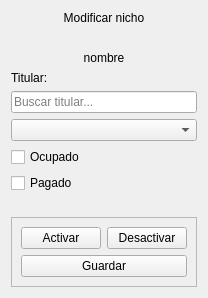
          <widget class="QWidget" name="scrollAreaWidgetContents_7">
           <property name="geometry">
            <rect>
             <x>0</x>
             <y>0</y>
             <width>194</width>
             <height>298</height>
            </rect>
           </property>
           <layout class="QVBoxLayout" name="verticalLayout_4">
            <item>
             <widget class="QLabel" name="label_modify_niche">
              <property name="text">
               <string>Modificar nicho</string>
              </property>
              <property name="alignment">
               <set>Qt::AlignCenter</set>
              </property>
             </widget>
            </item>
            <item>
             <spacer name="horizontal_spacer_modify_niche">
              <property name="orientation">
               <enum>Qt::Horizontal</enum>
              </property>
              <property name="sizeHint" stdset="0">
               <size>
                <width>40</width>
                <height>20</height>
               </size>
              </property>
             </spacer>
            </item>
            <item>
             <widget class="QLabel" name="label_modify_niche_name">
              <property name="text">
               <string>nombre</string>
              </property>
              <property name="alignment">
               <set>Qt::AlignCenter</set>
              </property>
             </widget>
            </item>
            <item>
             <widget class="QLabel" name="label_holder_modify_niche">
              <property name="text">
               <string>Titular:</string>
              </property>
             </widget>
            </item>
            <item>
             <widget class="QLineEdit" name="line_edit_modify_niche_search_holder">
              <property name="placeholderText">
               <string>Buscar titular...</string>
              </property>
             </widget>
            </item>
            <item>
             <widget class="QComboBox" name="combo_box_modify_niche_holder"/>
            </item>
            <item>
             <widget class="QCheckBox" name="check_box_modify_niche_is_busy">
              <property name="text">
               <string>Ocupado</string>
              </property>
             </widget>
            </item>
            <item>
             <widget class="QCheckBox" name="check_box_modify_niche_paid_off">
              <property name="text">
               <string>Pagado</string>
              </property>
             </widget>
            </item>
            <item>
             <spacer name="vertical_spacer_modify_niche">
              <property name="orientation">
               <enum>Qt::Vertical</enum>
              </property>
              <property name="sizeHint" stdset="0">
               <size>
                <width>20</width>
                <height>40</height>
               </size>
              </property>
             </spacer>
            </item>
            <item>
             <widget class="QFrame" name="frame">
              <property name="frameShape">
               <enum>QFrame::StyledPanel</enum>
              </property>
              <property name="frameShadow">
               <enum>QFrame::Raised</enum>
              </property>
              <layout class="QFormLayout" name="formLayout_4">
               <item row="0" column="0">
                <widget class="QPushButton" name="push_button_modify_niche_activate">
                 <property name="text">
                  <string>Activar</string>
                 </property>
                </widget>
               </item>
               <item row="0" column="1">
                <widget class="QPushButton" name="push_button_modify_niche_deactivate">
                 <property name="text">
                  <string>Desactivar</string>
                 </property>
                </widget>
               </item>
               <item row="1" column="0" colspan="2">
                <widget class="QPushButton" name="push_button_modify_niche_save">
                 <property name="text">
                  <string>Guardar</string>
                 </property>
                </widget>
               </item>
              </layout>
             </widget>
            </item>
           </layout>
          </widget>
